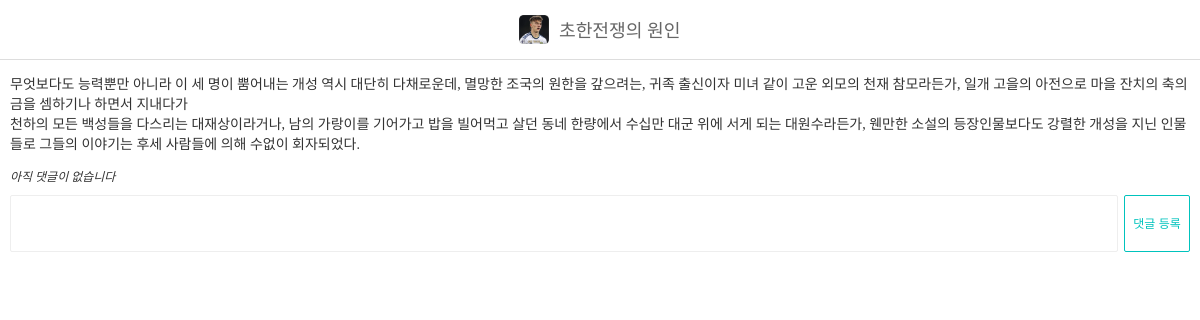
/detail/1, run on the app's committed database.
### blog/models.py (models this page shows, shortened)
class Post(models.Model):
    title = models.CharField('포스트 제목', max_length=20)
    content = models.TextField('포스트 내용')
    thumbnail = models.ImageField('썸네일 이미지' , upload_to='post' , blank=True)

### config/views.py (the view)
# urls.py: path('detail/<int:post_id>' , detail),
def detail(request , post_id):
    post = Post.objects.get(id = post_id)
    if request.method == 'POST':
        Comment.objects.create(
            post = post,
            content = request.POST['comment']
        )
    context = {
        'post' : post
    }
    return render(request , 'detail.html' , context)

### templates/detail.html (shortened to what this page needs)
{% load static %}
<!doctype html>
<html lang="en">
<head>
    <link rel="stylesheet" href="{% static 'css/style.css' %}">
</head>
<body>
    <div id="navbar">
        {% if post.thumbnail %}
            <img src="{{ post.thumbnail.url }}" alt="">
        {% endif %}
        <span>{{post.title}}</span>
    </div>
    <div id="post-detail">
        <p>{{post.content|linebreaksbr}}</p>
        <ul class="comments">
            {% for comment in post.comment_set.all %}
                <li class="comment">{{comment.content}}</li>
            {% empty %}
                <li class="comment-empty">아직 댓글이 없습니다</li>
            {% endfor %}
        </ul>
        <form method="POST">
            <textarea name="comment"></textarea>
            <button type="submit" class="btn btn-primary">댓글 등록</button>
        </form>
    </div>
</body>
</html>

### static/css/style.css (style rules this page uses)
ul, ol { list-style: none; padding: 0; margin: 0; }
html { margin: 0; font-family: "Noto Sans KR", serif; font-weight: 300; font-size: 14px; color: #333; height: 100%; }
body { margin: 0; height: 100%; }
#navbar { position: fixed; top: 0; width: 100%; z-index: 999; display: flex; flex-direction: row; flex-wrap: nowrap; justify-content: center; align-items: center; background-color: rgba(255, 255, 255, 0.9); color: #666; font-size: 1.3rem; height: 59px; border-bottom: 1px solid #ddd; }
#navbar > span { margin-top: -2px; }
#navbar img { height: 29.5px; border-radius: 3px; margin-right: 10px; }
.btn { width: 66px; height: 30px; line-height: 25px; background-color: #fff; border-radius: 15px; transition-duration: 0.3s; transition-timing-function: ease; font-size: 12px; cursor: pointer; text-align: center; }
.btn-primary { border: 1px solid #00c3bd; color: #00c3bd; }
ul.comments { font-size: 12px; }
ul.comments > li.comment-empty { font-style: italic; }
#post-detail { padding: 59px 10px; }
#post-detail > form { width: 100%; margin-top: 10px; display: flex; }
#post-detail > form > textarea { border: 1px solid #eee; padding: 10px; box-sizing: border-box; resize: none; border-radius: 2px; flex-grow: 1; margin-right: 6px; }
#post-detail > form > button { height: 57px; line-height: 50px; border-radius: 2px; }

### data on the page
Post: thumbnail (picture), title "초한전쟁의 원인", content "무엇보다도 능력뿐만 아니라 이 세 명이 뿜어내는 개성 역시 대단히 다채로운데, 멸망한 조국의 원한을 갚으려는, 귀족 출신이자 미녀 같이 고운 외모의 천재 참모라든가, 일개 고을의 아전으로 마을 잔치의 축의금을 셈하기나 하면서 지내다가 천하의 모든 백성들을 다스리는 대재상이라거나, 남의 가랑이를 기어가고 밥을 빌어먹고 살던 동네 한량에서 수십만 대군 위에 서게 되는 대원수라든가, 웬만한 소설의 등장인물보다도 강렬한 개성을 지닌 인물들로 그들의 이야기는 후세 사람들에 의해 수없이 회자되었다."
